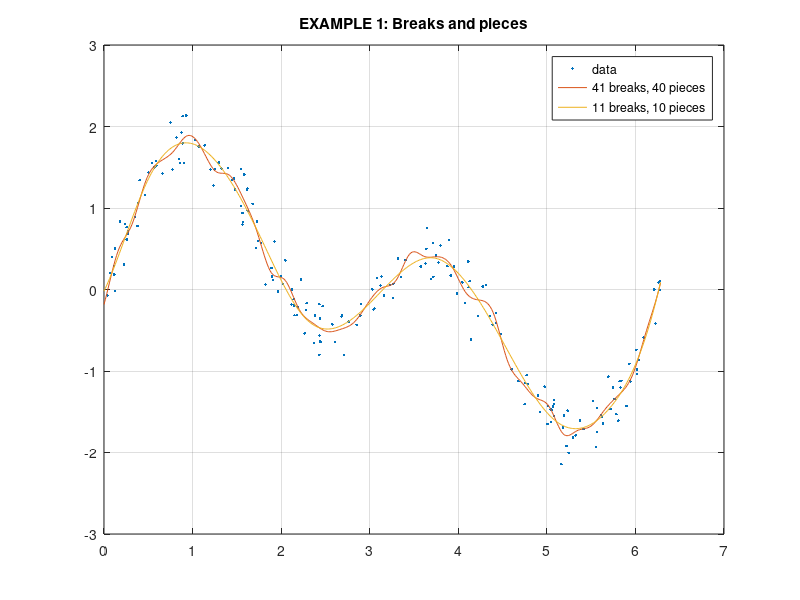

This figure's MATLAB source: (Note: this script raises an error after producing the figure.)
%%% SPLINEFIT EXAMPLES


%% EXAMPLE 1: Breaks and pieces

% Data (200 points)
x = 2*pi*rand(1,200);
y = sin(x) + sin(2*x) + 0.2*randn(size(x));

% Uniform breaks
breaks = linspace(0,2*pi,41); % 41 breaks, 40 pieces
pp1 = splinefit(x,y,breaks);

% Breaks interpolated from data
pp2 = splinefit(x,y,10);  % 11 breaks, 10 pieces

% Plot
figure(1)
xx = linspace(0,2*pi,400);
y1 = ppval(pp1,xx);
y2 = ppval(pp2,xx);
plot(x,y,'.',xx,[y1;y2])
axis auto, grid on
legend('data','41 breaks, 40 pieces','11 breaks, 10 pieces')
title('EXAMPLE 1: Breaks and pieces')



%% EXAMPLE 2: Spline orders

% Data (200 points)
x = 2*pi*rand(1,200);
y = sin(x) + sin(2*x) + 0.1*randn(size(x));

% Splines
pp1 = splinefit(x,y,8,1);  % Piecewise constant
pp2 = splinefit(x,y,8,2);  % Piecewise linear
pp3 = splinefit(x,y,8,3);  % Piecewise quadratic
pp4 = splinefit(x,y,8,4);  % Piecewise cubic
pp5 = splinefit(x,y,8,5);  % Etc.

% Plot
figure(2)
xx = linspace(0,2*pi,400);
y1 = ppval(pp1,xx);
y2 = ppval(pp2,xx);
y3 = ppval(pp3,xx);
y4 = ppval(pp4,xx);
y5 = ppval(pp5,xx);
plot(x,y,'.',xx,[y1;y2;y3;y4;y5]), grid on
legend('data','order 1','order 2','order 3','order 4','order 5')
title('EXAMPLE 2: Spline orders')



%% EXAMPLE 3: Periodic boundary conditions

% Data (100 points)
x = 2*pi*[0,rand(1,98),1];
y = sin(x) - cos(2*x) + 0.2*randn(size(x));

% No constraints
pp1 = splinefit(x,y,10,5);
% Periodic boundaries
pp2 = splinefit(x,y,10,5,'p');

% Plot
figure(3)
xx = linspace(0,2*pi,400);
y1 = ppval(pp1,xx);
y2 = ppval(pp2,xx);
plot(x,y,'.',xx,[y1;y2]), grid on
legend('data','no constraints','periodic')
title('EXAMPLE 3: Periodic boundary conditions')

% Check boundary conditions
y0 = ppval(pp2,[0,2*pi]);             % y
y1 = ppval(ppdiff(pp2,1),[0,2*pi]);   % y'
y2 = ppval(ppdiff(pp2,2),[0,2*pi]);   % y''
y3 = ppval(ppdiff(pp2,3),[0,2*pi]);   % y'''
disp('Endpoint derivatives:')
disp([y0;y1;y2;y3])



%% EXAMPLE 4: Endpoint conditions

% Data (200 points)
x = 2*pi*rand(1,200);
y = sin(2*x) + 0.1*randn(size(x));

% Breaks
breaks = linspace(0,2*pi,10);

% Clamped endpoints, y = y' = 0
xc = [0,0,2*pi,2*pi];
cc = [eye(2),eye(2)];
con = struct('xc',xc,'cc',cc);
pp1 = splinefit(x,y,breaks,con);

% Hinged periodic endpoints, y = 0
con = struct('xc',0);
pp2 = splinefit(x,y,breaks,con,'p');

% Plot
figure(4)
xx = linspace(0,2*pi,400);
y1 = ppval(pp1,xx);
y2 = ppval(pp2,xx);
plot(x,y,'.',xx,[y1;y2]), grid on
legend('data','clamped','hinged periodic')
title('EXAMPLE 4: Endpoint conditions')



%% EXAMPLE 5: Airfoil data

% Truncated data
x = [0,1,2,4,8,16,24,40,56,72,80]/80;
y = [0,28,39,53,70,86,90,79,55,22,2]/1000;
xy = [x;y];

% Curve length parameter
ds = sqrt(diff(x).^2 + diff(y).^2);
s = [0, cumsum(ds)];

% Constraints at s = 0: (x,y) = (0,0), (dx/ds,dy/ds) = (0,1)
con = struct('xc',[0 0],'yc',[0 0; 0 1],'cc',eye(2));

% Fit a spline with 4 pieces
pp = splinefit(s,xy,4,con);

% Plot
figure(5)
ss = linspace(0,s(end),400);
xyfit = ppval(pp,ss);
xyb = ppval(pp,pp.breaks);
plot(x,y,'.',xyfit(1,:),xyfit(2,:),'r',xyb(1,:),xyb(2,:),'ro')
legend('data','spline','breaks')
grid on, axis equal
title('EXAMPLE 5: Airfoil data')



%% EXAMPLE 6: Robust fitting

% Data
x = linspace(0,2*pi,200);
y = sin(x) + sin(2*x) + 0.05*randn(size(x));

% Add outliers
x = [x, linspace(0,2*pi,60)];
y = [y, -ones(1,60)];

% Fit splines with hinged conditions
con = struct('xc',[0,2*pi]);
pp1 = splinefit(x,y,8,con,0.25); % Robust fitting
pp2 = splinefit(x,y,8,con,0.75); % Robust fitting
pp3 = splinefit(x,y,8,con); % No robust fitting

% Plot
figure(6)
xx = linspace(0,2*pi,400);
y1 = ppval(pp1,xx);
y2 = ppval(pp2,xx);
y3 = ppval(pp3,xx);
plot(x,y,'.',xx,[y1;y2;y3]), grid on
legend('data with outliers','robust, beta = 0.25','robust, beta = 0.75',...
    'no robust fitting')
title('EXAMPLE 6: Robust fitting')


